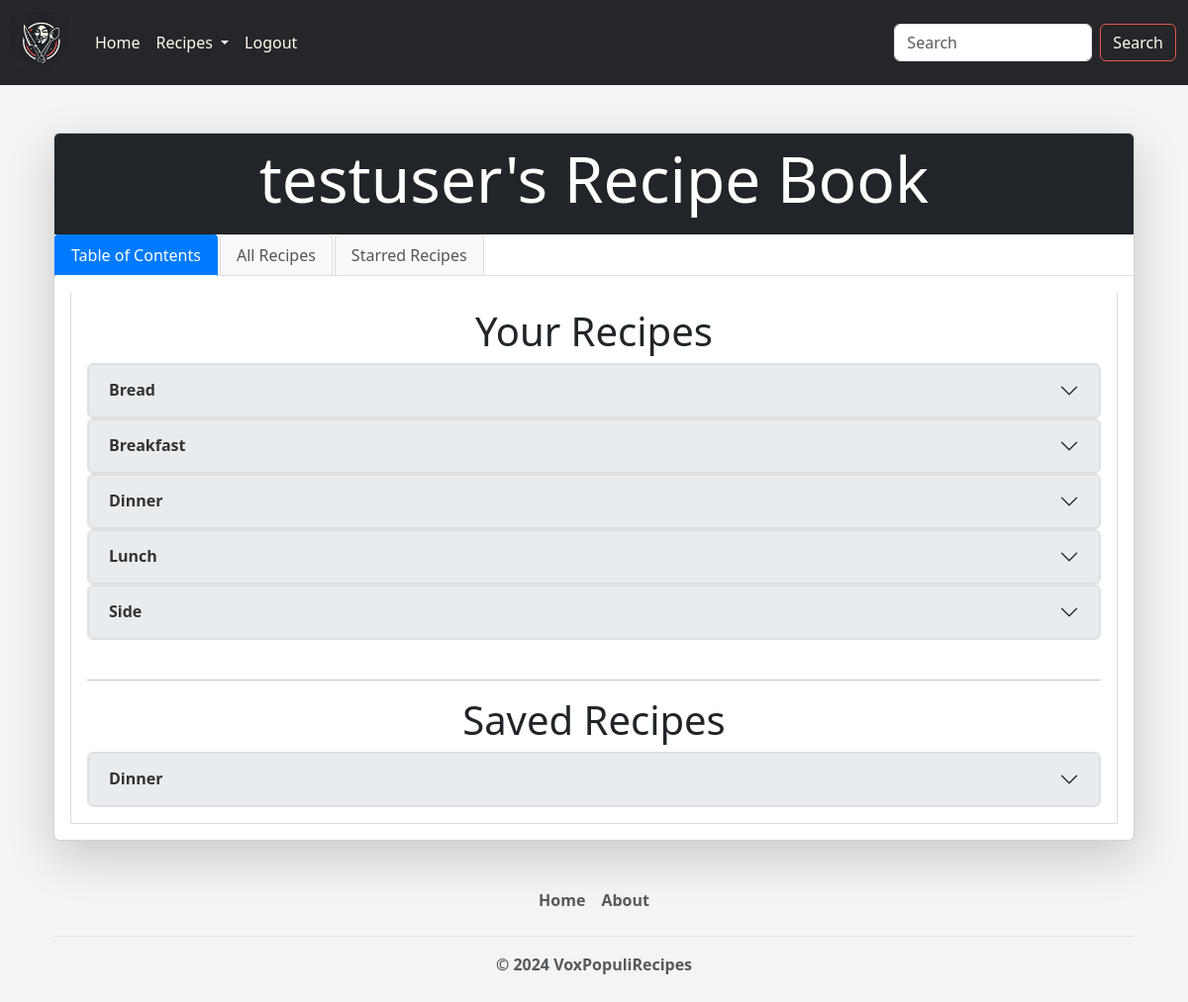
Screenshot of /my_recipes (signed in) with the database file from the repository.
### voxpopulirecipes/models.py (models this page shows)
class MealType(models.Model):
    name = models.CharField(max_length=200)
    baking = models.BooleanField(default=False)
    def __str__(self):
        return self.name

### voxpopulirecipes/views.py (the view)
# urls.py: path("my_recipes", views.my_recipes, name="my_recipes"),
@login_required
def my_recipes(request):
    recipes = Recipe.objects.filter(creator=request.user).order_by("pub_date")
    saved_recipe_ids = SavedRecipe.objects.filter(user=request.user).values_list("recipe", flat=True)
    saved_recipes = Recipe.objects.filter(id__in=saved_recipe_ids).order_by("pub_date")
    starred_recipes = list(
        Recipe.objects.filter(
            id__in=StarredRecipe.objects.filter(user=request.user).values_list("recipe", flat=True)
        )
    )
    starred_recipe_ids = list(
        StarredRecipe.objects.filter(user=request.user).order_by("-date_starred").values_list("recipe_id", flat=True)
    )
    starred_recipes.sort(key=lambda recipe: starred_recipe_ids.index(recipe.id))
    mealtype_cuisine_map = defaultdict(lambda: defaultdict(list))
    for recipe in recipes:
        if recipe.mealType and recipe.cuisine:
            mealtype_cuisine_map[recipe.mealType][recipe.cuisine].append(recipe)
    mealtype_cuisine_map = {
        mealtype: {
            cuisine: sorted(recipe_list, key=lambda r: r.pub_date)
            for cuisine, recipe_list in sorted(cuisines.items(), key=lambda c: c[0].name)
        }
        for mealtype, cuisines in sorted(mealtype_cuisine_map.items(), key=lambda mt: mt[0].name)
    }
    saved_mealtype_cuisine_map = defaultdict(lambda: defaultdict(list))
    for recipe in saved_recipes:
        if recipe.mealType and recipe.cuisine:
            saved_mealtype_cuisine_map[recipe.mealType][recipe.cuisine].append(recipe)
    saved_mealtype_cuisine_map = {
        mealtype: {
            cuisine: sorted(recipe_list, key=lambda r: r.pub_date)
            for cuisine, recipe_list in sorted(cuisines.items(), key=lambda c: c[0].name)
        }
        for mealtype, cuisines in sorted(saved_mealtype_cuisine_map.items(), key=lambda mt: mt[0].name)
    }
    context = {
        "recipes": recipes,
        "mealtype_cuisine_map": mealtype_cuisine_map,
        "saved_mealtype_cuisine_map": saved_mealtype_cuisine_map,
        "starred_recipes": starred_recipes
    }
    return render(request, "voxpopulirecipes/my_recipes.html", context)

### voxpopulirecipes/models.py (called while the page is built)
    def __str__(self):
        return self.name

### voxpopulirecipes/templates/voxpopulirecipes/my_recipes.html (shortened to what this page needs)
{% extends 'voxpopulirecipes/base.html' %}
{% block content %}
{% if user.is_authenticated %}
<div class="container mt-4">
    <div class="card shadow-lg">
        <div class="card-header bg-dark text-white text-center">
            <h1 class="display-3">{{ user }}'s Recipe Book</h1>
        </div>
        <ul class="nav nav-tabs" id="recipeBookTabs" role="tablist">
            <li class="nav-item" role="presentation">
                <button
                    class="nav-link active"
                    id="table-of-contents-tab"
                    data-bs-toggle="tab"
                    data-bs-target="#table-of-contents"
                    type="button"
                    role="tab"
                    aria-controls="table-of-contents"
                    aria-selected="true">
                    Table of Contents
                </button>
            </li>
            <li class="nav-item" role="presentation">
                <button
                    class="nav-link"
                    id="all-recipes-tab"
                    data-bs-toggle="tab"
                    data-bs-target="#all-recipes"
                    type="button"
                    role="tab"
                    aria-controls="all-recipes"
                    aria-selected="false">
                    All Recipes
                </button>
            </li>
            <li class="nav-item" role="presentation">
                <button
                    class="nav-link"
                    id="starred-recipes-tab"
                    data-bs-toggle="tab"
                    data-bs-target="#starred-recipes"
                    type="button"
                    role="tab"
                    aria-controls="starred-recipes"
                    aria-selected="false">
                    Starred Recipes
                </button>
            </li>
        </ul>
        <div class="card-body">
            <div class="tab-content" id="recipeBookTabContent">
                <div
                    class="tab-pane fade show active"
                    id="table-of-contents"
                    role="tabpanel"
                    aria-labelledby="table-of-contents-tab">
                    <h1 class="text-center">Your Recipes</h1>
                    <div class="col-12">
                        <div class="accordion" id="Meal_type_Accordion">
                            {% for mealtype, cuisines in mealtype_cuisine_map.items %}
                            <div class="accordion-item">
                                <h2 class="accordion-header" id="heading{{ mealtype.id }}">
                                    <button class="accordion-button collapsed" type="button" data-bs-toggle="collapse"
                                            data-bs-target="#collapse{{ mealtype.id }}" aria-expanded="false" aria-controls="collapse{{ mealtype.id }}">
                                        <strong>{{ mealtype.name }}<strong>
                                    </button>
                                </h2>
                                            {% for cuisine, recipes in cuisines.items %}
                                                        {% for recipe in recipes %}
                                                                        {% if recipe.image %}
                                                                            <img
                                                                                src="{{ recipe.image.url }}"
                                                                                class="card-img-top"
                                                                                alt="{{ recipe.title }}"
                                                                                style="object-fit: cover; height: 200px;"
                                                                            >
                                                                        {% else %}
                                                                                {% load static %}
                                                                        {% endif %}
                                                        {% endfor %}
                                            {% endfor %}
                            </div>
                            {% endfor %}
                        </div>
                    </div>
                    <br>
                    <hr>
                    <h1 class="text-center">Saved Recipes</h1>
                    <div class="col-12">
                        <div class="accordion" id="Saved_Meal_type_Accordion">
                            {% for mealtype, cuisines in saved_mealtype_cuisine_map.items %}
                            <div class="accordion-item">
                                <h2 class="accordion-header" id="savedHeading{{ mealtype.id }}">
                                    <button class="accordion-button collapsed" type="button" data-bs-toggle="collapse"
                                            data-bs-target="#savedCollapse{{ mealtype.id }}" aria-expanded="false" aria-controls="savedCollapse{{ mealtype.id }}">
                                        <strong>{{ mealtype.name }}</strong>
                                    </button>
                                </h2>
                                            {% for cuisine, recipes in cuisines.items %}
                                                        {% for recipe in recipes %}
                                                                        {% if recipe.image %}
                                                                            <img
                                                                                src="{{ recipe.image.url }}"
                                                                                class="card-img-top"
                                                                                alt="{{ recipe.title }}"
                                                                                style="object-fit: cover; height: 200px;"
                                                                            >
                                                                        {% else %}
                                                                                {% load static %}
                                                                        {% endif %}
                                                        {% endfor %}
                                            {% endfor %}
                            </div>
                            {% endfor %}
                        </div>
                    </div>
                </div>
            </div>
        </div>
    </div>
</div>
{% endif %}
{% endblock %}

### voxpopulirecipes/templates/voxpopulirecipes/base.html (style rules this page uses)
body { background-color: #f4f4f4; }

### voxpopulirecipes/templates/voxpopulirecipes/navbar.html (style rules this page uses)
.nav-link { color: #fcfde9; transition: color 0.3s ease; }

### voxpopulirecipes/templates/voxpopulirecipes/my_recipes.html (style rules this page uses)
.accordion-header .accordion-button { background-color: #e9ecef; color: #333; border: 1px solid #ddd; }
.nav-tabs .nav-link { color: #555; background-color: #f8f9fa; border: 1px solid #ddd; margin-right: 2px; border-radius: 0.25rem 0.25rem 0 0; }
.nav-tabs .nav-link.active { color: white; background-color: #007bff; border-color: #007bff #007bff #fff; }
.tab-content { border: 1px solid #ddd; border-top: none; padding: 1rem; background-color: #fff; }
.tab-pane.active { display: block; }

### rows the page displays
MealType: name "Bread"
MealType: name "Breakfast"
MealType: name "Dinner"
MealType: name "Lunch"
MealType: name "Side"

### other values shown
{{ user }} "testuser"
